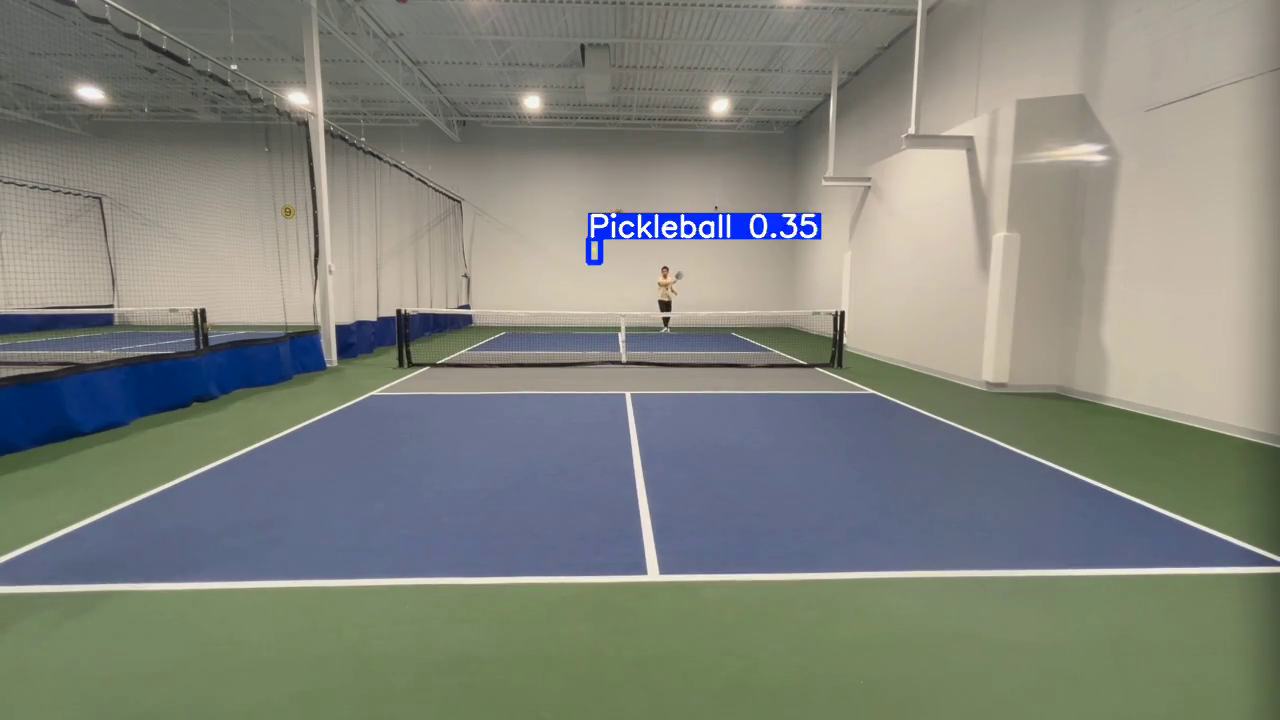
#> input picture frame 28 of runs/detect/track/test_clip.mp4, 1280 x 720 px
$ python MotionDetection.py
#> lines starting #> are read from the running program, lines starting #| are printed output that depends on the picture; after the words box and inside, x2 and y2 are one past the last pixel; in counts of white or black regions, pixels touching at a corner belong together
import cv2
import numpy as np

# Define the video file to use for motion detection
video_file = "samples/test_clip.mp4"  # Replace with your video file path
cap = cv2.VideoCapture(video_file)

# Get video properties for output video
fps = int(cap.get(cv2.CAP_PROP_FPS))
width = int(cap.get(cv2.CAP_PROP_FRAME_WIDTH))
height = int(cap.get(cv2.CAP_PROP_FRAME_HEIGHT))

# Create video writer for foreground mask
output_mask_file = "fg_mask_output.mp4"
fourcc = cv2.VideoWriter_fourcc(*'mp4v')
mask_writer = cv2.VideoWriter(output_mask_file, fourcc, fps, (width, height), isColor=False)

# Create background subtractor (MOG2 is good for varying lighting)
background_subtractor = cv2.createBackgroundSubtractorMOG2(detectShadows=False)

# Optional: Set minimum contour area to filter out noise
max_contour_area = 300
def preprocess_frame(frame):
    # [9 lines of commented-out code are left out]
    hsv = cv2.cvtColor(frame, cv2.COLOR_BGR2HSV)

    # Typical tennis-ball yellow range
    lower_yellow = np.array([25, 60, 60])
    upper_yellow = np.array([40, 255, 255])
    mask_color = cv2.inRange(hsv, lower_yellow, upper_yellow)

    # Background subtraction
    fgmask = backsub.apply(frame, learningRate=0.002)

    # Combine color + motion
    combined = cv2.bitwise_and(mask_color, fgmask)

    # Morphological cleaning
    kernel = cv2.getStructuringElement(cv2.MORPH_ELLIPSE, (5,5))
    combined = cv2.morphologyEx(combined, cv2.MORPH_OPEN, kernel)
    combined = cv2.morphologyEx(combined, cv2.MORPH_CLOSE, kernel)

    # Optional: blur to reduce noise
    combined = cv2.GaussianBlur(combined, (5,5), 0)
    return combined

while cap.isOpened():
    ret, frame = cap.read()
#> frame is the input picture: shape (720, 1280, 3); mean B, G, R 123.8, 132.1, 129.1
    if not ret:
        break

    frame = preprocess_frame(frame)
#> in preprocess_frame, `hsv = cv2.cvtColor(frame, cv2.COLOR_BGR2HSV)`: hsv: shape (720, 1280, 3); mean H, S, V 48, 53.9, 143
#> in preprocess_frame, `mask_color = cv2.inRange(hsv, lower_yellow, upper_yellow)`:
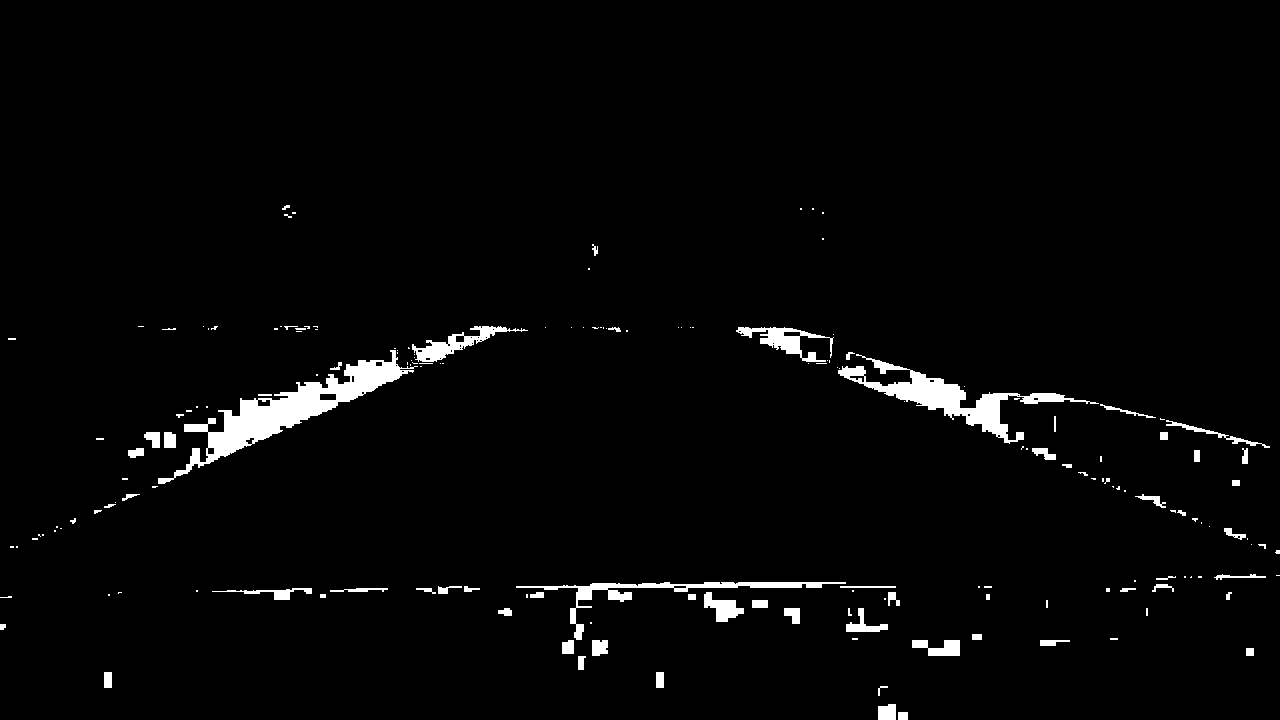
#> mask_color: shape (720, 1280); 2.5% white; 178 white regions (108 under 20 px), largest, box (x1, y1, x2, y2) and area: (158, 350, 418, 484) 6843, (838, 354, 1099, 444) 4477, (516, 582, 846, 640) 2123
#> (the run stopped early here; a loop or call above may not have finished)

$ run again, starting later in the video
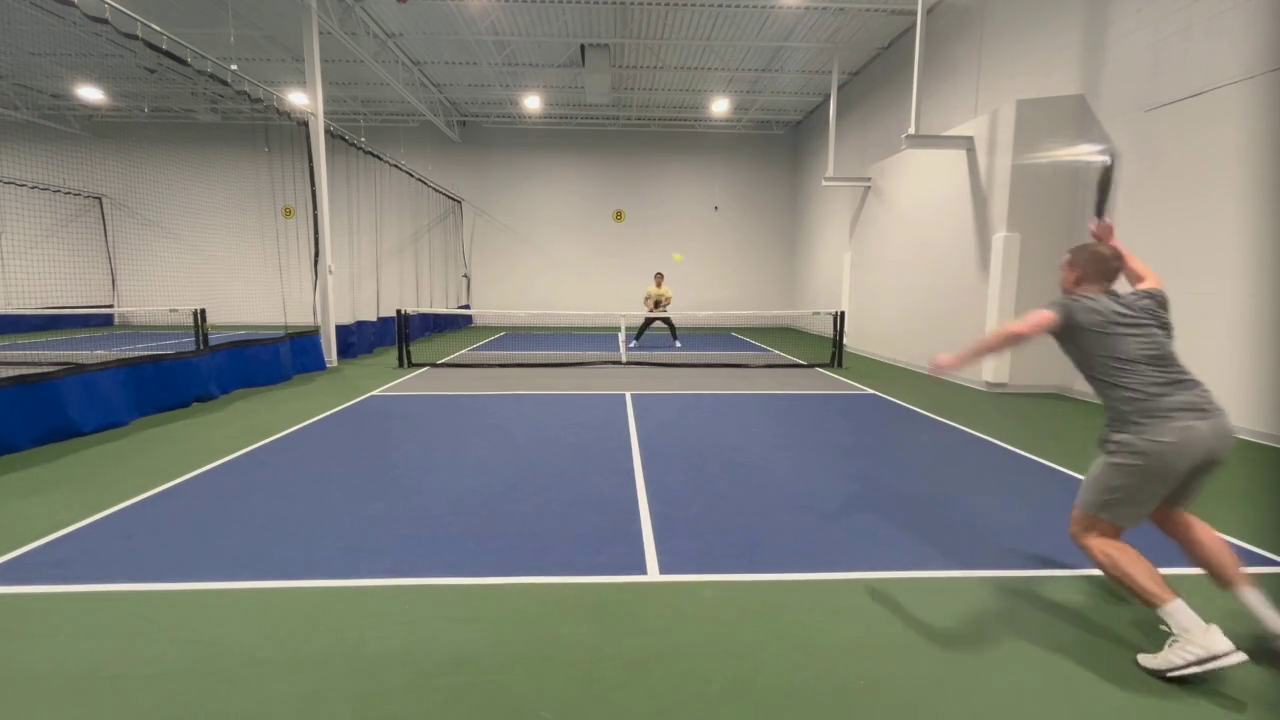
#> input picture frame 128 of runs/detect/track/test_clip.mp4, 1280 x 720 px
#> frame is the input picture: shape (720, 1280, 3); mean B, G, R 121.7, 130.6, 129.4
#> hsv: shape (720, 1280, 3); mean H, S, V 45.6, 52.9, 141.3
#> in preprocess_frame, `mask_color = cv2.inRange(hsv, lower_yellow, upper_yellow)`:
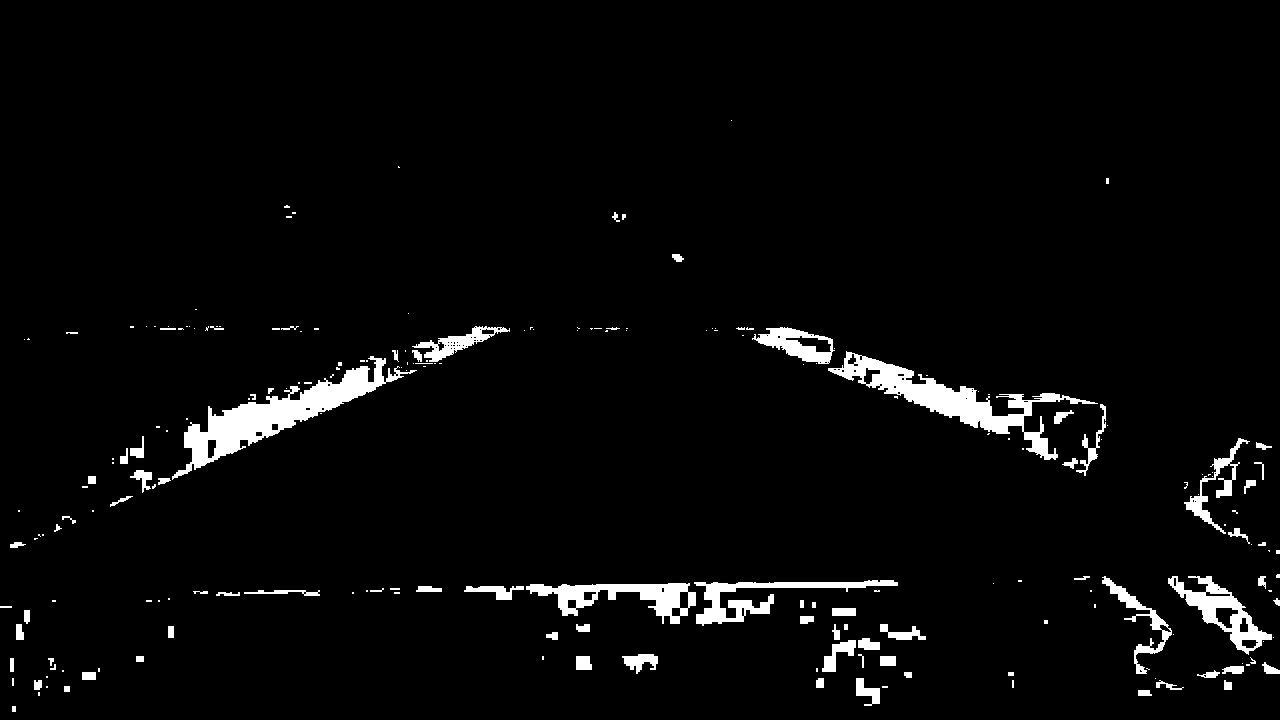
#> mask_color: shape (720, 1280); 3.6% white; 214 white regions (128 under 20 px), largest, box (x1, y1, x2, y2) and area: (172, 356, 417, 480) 6718, (828, 351, 1098, 460) 5753, (526, 583, 696, 624) 2824

$ run again, starting later in the video
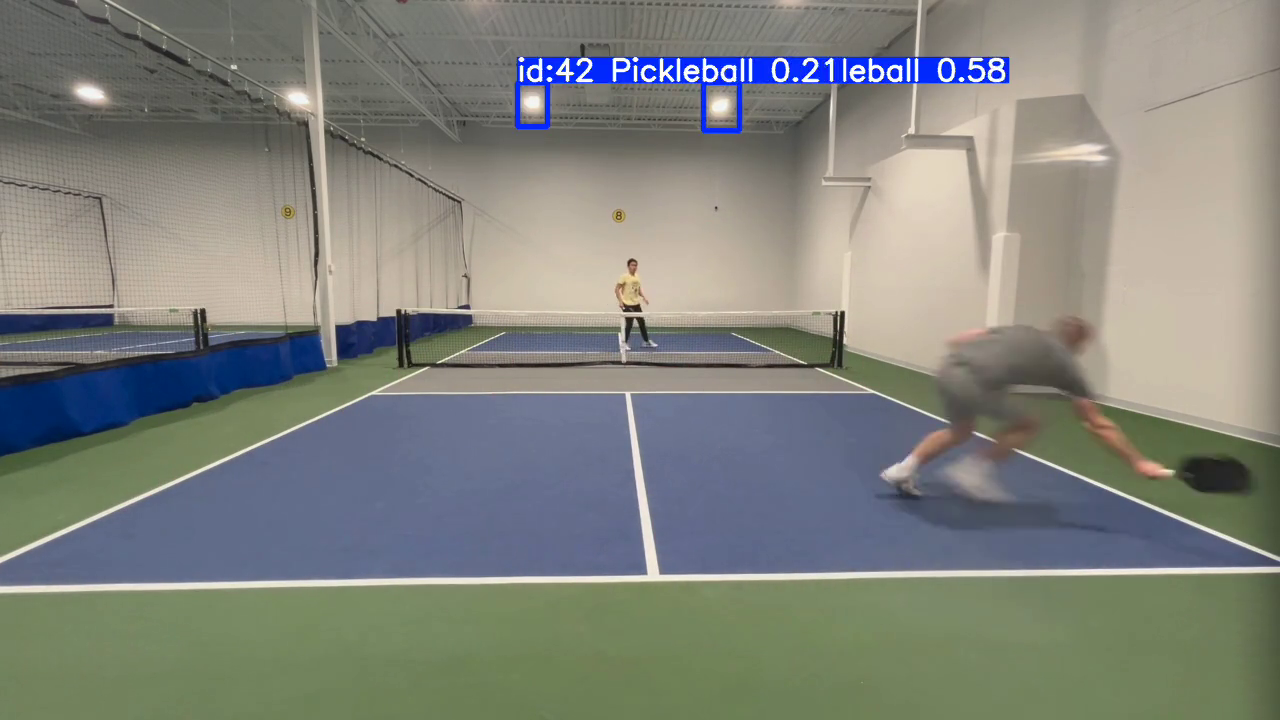
#> input picture frame 228 of runs/detect/track/test_clip.mp4, 1280 x 720 px
#> frame is the input picture: shape (720, 1280, 3); mean B, G, R 124.3, 131.1, 128.7
#> hsv: shape (720, 1280, 3); mean H, S, V 47.9, 55.3, 143.6
#> in preprocess_frame, `mask_color = cv2.inRange(hsv, lower_yellow, upper_yellow)`:
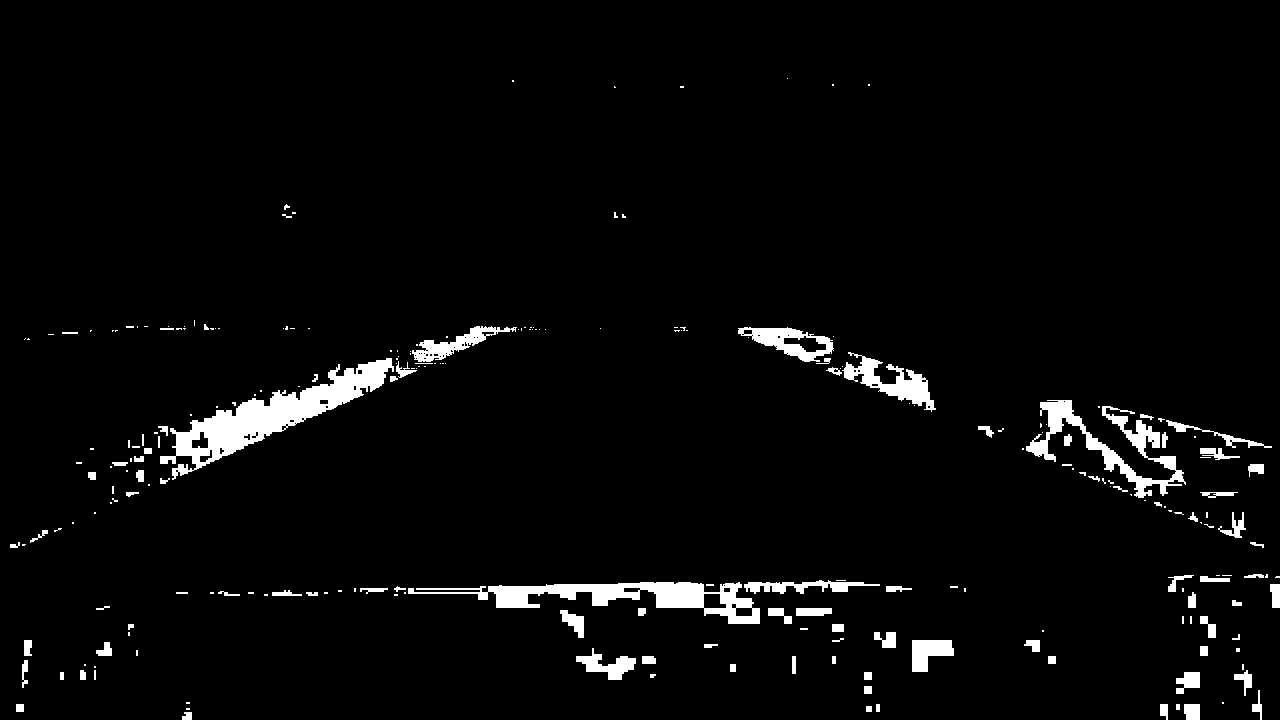
#> mask_color: shape (720, 1280); 3.5% white; 241 white regions (144 under 20 px), largest, box (x1, y1, x2, y2) and area: (160, 358, 394, 480) 7379, (408, 582, 760, 624) 5113, (1026, 400, 1186, 498) 3702
